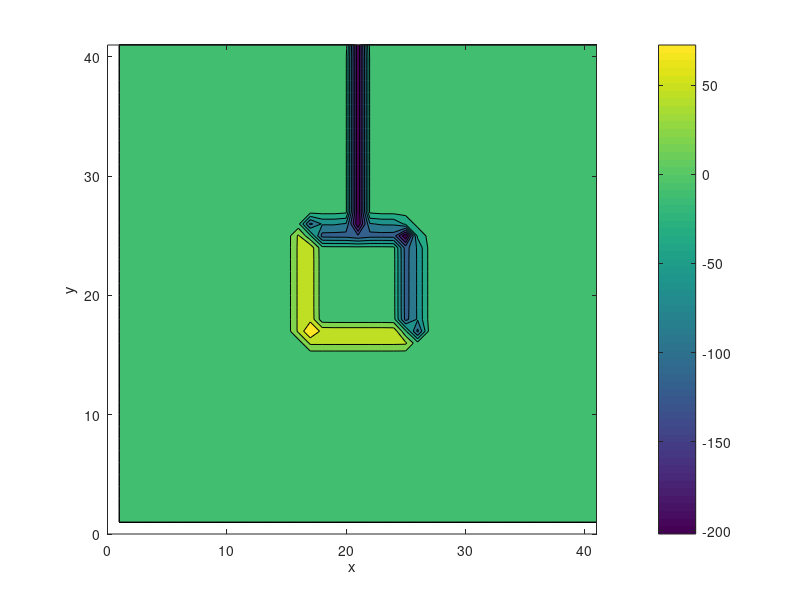

Here is the MATLAB script that generated this plot:
% 2d Laminar flow
clear; clc;

% Gitter
nx = 41; ny = 41;
Lx = 1; Ly = 1;
dx = Lx/(nx-1);
dy = Ly/(ny-1);

% Parameter
rho = 1000; % kg/m^3
nu = 1e-3;
dt = 0.001;
nt = 18;

% Fields
u = zeros(ny,nx);
v = zeros(ny,nx);
p = ones(ny,nx)*1e+5;

for n = 1:nt
    un = u;
    vn = v;

    % Velocity updates
    u(2:end-1,2:end-1) = un(2:end-1,2:end-1) ...
        - dt/dx * un(2:end-1,2:end-1) .* (un(2:end-1,2:end-1) - un(2:end-1,1:end-2)) ...
        - dt/dy * vn(2:end-1,2:end-1) .* (un(2:end-1,2:end-1) - un(1:end-2,2:end-1)) ...
        - dt/(2*rho*dx) * (p(2:end-1,3:end) - p(2:end-1,1:end-2)) ...
        + nu * (dt/dx^2 * (un(2:end-1,3:end) - 2*un(2:end-1,2:end-1) + un(2:end-1,1:end-2)) ...
        + dt/dy^2 * (un(3:end,2:end-1) - 2*un(2:end-1,2:end-1) + un(1:end-2,2:end-1)));

    v(2:end-1,2:end-1) = vn(2:end-1,2:end-1) ...
        - dt/dx * un(2:end-1,2:end-1) .* (vn(2:end-1,2:end-1) - vn(2:end-1,1:end-2)) ...
        - dt/dy * vn(2:end-1,2:end-1) .* (vn(2:end-1,2:end-1) - vn(1:end-2,2:end-1)) ...
        - dt/(2*rho*dy) * (p(3:end,2:end-1) - p(1:end-2,2:end-1)) ...
        + nu * (dt/dx^2 * (vn(2:end-1,3:end) - 2*vn(2:end-1,2:end-1) + vn(2:end-1,1:end-2)) ...
        + dt/dy^2 * (vn(3:end,2:end-1) - 2*vn(2:end-1,2:end-1) + vn(1:end-2,2:end-1)));

    % Boundaries
    v(26:end,end-20) = -5;
    p(17:25,17:25) = 0.95e+5;

end

speed = sqrt(u.^2 + v.^2);
Re=rho * speed .* Lx / nu;
divU = u./dx + v./dy;

contourf(divU)
%quiver(u,v)
xlim([0 nx])
ylim([0 ny])
colorbar
xlabel('x')
ylabel('y')
axis equal
